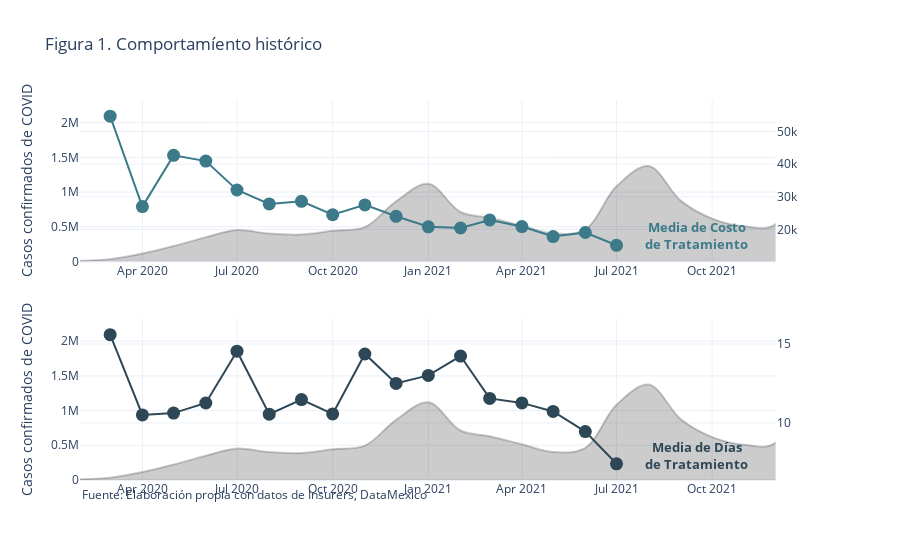

This figure's notebook cell:
### Markdown cell above
## Revisión de variación del costo de tratamiento en el tiempo por paciente

### Code cell
rDF = patientDF[patientDF['Interest Supplies'] == 'Insumo de Interes'].groupby('Ingress Month')['Treatment Cost'].mean()
rDF = rDF.reset_index()
gptDF = patientDF.groupby('Ingress Month')['Treatment Days'].mean().reset_index()

annotation1 = '<b>Media de Costo<br>de Tratamiento</br>'
annotation2 = '<b>Media de Días<br>de Tratamiento</b>'

fig = make_subplots(
    rows=2,
    specs=[[{"secondary_y": True}], [{"secondary_y": True}]]
    )

fig.add_trace(
        go.Scatter(
            x=rDF["Ingress Month"],
            y=rDF["Treatment Cost"],
            name='Mean Treatment Cost',
            marker=dict(size=13, color=CATEGORY_PALETTE[0]),
        ),
        row=1, col=1,
        secondary_y=True,
    )

fig.add_annotation(x='2021-07-01', y=rDF.iloc[-1, 1], text=annotation1, 
                   row=1, col=1, yref='y2', showarrow=False, yshift=25,
                   xshift=80, font=dict(color=CATEGORY_PALETTE[0], size=13))

fig.add_trace(
    go.Scatter(
        x=covidDF["Ingress Month"],
        y=covidDF["Cases"],
        name="Casos Confirmados de COVID",
        fill='tozeroy',
        fillcolor="rgba(0, 0, 0, 0.2)",
        marker_color="rgba(0, 0, 0, 0.2)",
        marker=dict(color="rgba(0, 0, 0, 0.2)"),
        line=dict(color="rgba(0, 0, 0, 0.2)"),
        line_shape="spline",
    ),
    secondary_y=False,
    row=1, col=1
)

fig.add_trace(
        go.Scatter(
            x=gptDF["Ingress Month"],
            y=gptDF["Treatment Days"],
            name='Mean Treatment Days',
            marker=dict(size=13, color=CATEGORY_PALETTE[2]),
        ),
        row=2, col=1,
        secondary_y=True,
    )

fig.add_annotation(x='2021-07-01', y=gptDF.iloc[-1, 1],
                   row=2, col=1, yshift=25, xshift=80,
                   text=annotation2, yref='y2', showarrow=False,
                   font=dict(color=CATEGORY_PALETTE[2], size=13))


fig.add_trace(
    go.Scatter(
        x=covidDF["Ingress Month"],
        y=covidDF["Cases"],
        name="Casos Confirmados de COVID",
        fill='tozeroy',
        fillcolor="rgba(0, 0, 0, 0.2)",
        marker_color="rgba(0, 0, 0, 0.2)",
        marker=dict(color="rgba(0, 0, 0, 0.2)"),
        line=dict(color="rgba(0, 0, 0, 0.2)"),
        line_shape="spline",
    ),
    secondary_y=False,
    row=2, col=1
)

fig.add_annotation(xref='paper', yref='paper', x=0, y=-0.065,
                   text='Fuente: Elaboración propia con datos de Insurers, DataMexico',
                   showarrow=False)

fig.update_layout(title_text="Figura 1. Comportamíento histórico", showlegend=False,
                  template="plotly_white",)
fig.update_xaxes(range=['2020-02-01', '2021-12-01'])
fig.update_yaxes(title_text="Casos confirmados de COVID", secondary_y=False)
fig.update_yaxes(title_text="", secondary_y=True)
fig.write_image("images/comportamiento_historico_Costo.png", height=800, width=1000)
fig.show()

### Figure 1 — Plotly figure (JSON) as saved in the notebook; plotly's stock layout.template omitted (floating-point values rounded to 4 significant figures)
{"data": [{"marker": {"color": "#3C7A89", "size": 13}, "name": "Mean Treatment Cost", "type": "scatter", "x": ["2020-03-01T00:00:00", "2020-04-01T00:00:00", "2020-05-01T00:00:00", "2020-06-01T00:00:00", "2020-07-01T00:00:00", "2020-08-01T00:00:00", "2020-09-01T00:00:00", "2020-10-01T00:00:00", "2020-11-01T00:00:00", "2020-12-01T00:00:00", "2021-01-01T00:00:00", "2021-02-01T00:00:00", "2021-03-01T00:00:00", "2021-04-01T00:00:00", "2021-05-01T00:00:00", "2021-06-01T00:00:00", "2021-07-01T00:00:00"], "xaxis": "x", "y": [54719, 27000.0, 42710.0, 40960.0, 32090.0, 27820.0, 28630.0, 24500.0, 27520.0, 24020.0, 20810.0, 20440.0, 22920.0, 20890.0, 17810.0, 19060.0, 15130.0], "yaxis": "y2"}, {"fill": "tozeroy", "fillcolor": "rgba(0, 0, 0, 0.2)", "line": {"color": "rgba(0, 0, 0, 0.2)", "shape": "spline"}, "marker": {"color": "rgba(0, 0, 0, 0.2)"}, "name": "Casos Confirmados de COVID", "type": "scatter", "x": ["2020-01", "2020-02", "2020-03", "2020-04", "2020-05", "2020-06", "2020-07", "2020-08", "2020-09", "2020-10", "2020-11", "2020-12", "2021-01", "2021-02", "2021-03", "2021-04", "2021-05", "2021-06", "2021-07", "2021-08", "2021-09", "2021-10", "2021-11", "2021-12", "2022-01", "2022-02", "2022-03", "2022-04", "2022-05", "2022-06", "2022-07"], "xaxis": "x", "y": [11612, 11549, 34280, 114145, 222141, 349339, 452124, 402369, 388148, 443498, 495214, 866707, 1118310, 713070, 631221, 514831, 402880, 464212, 1082811, 1374302, 873224, 617999, 506261, 539459, 2209861, 608476, 273702, 170249, 194814, 584804, 512740], "yaxis": "y"}, {"marker": {"color": "#2E4756", "size": 13}, "name": "Mean Treatment Days", "type": "scatter", "x": ["2020-03-01T00:00:00", "2020-04-01T00:00:00", "2020-05-01T00:00:00", "2020-06-01T00:00:00", "2020-07-01T00:00:00", "2020-08-01T00:00:00", "2020-09-01T00:00:00", "2020-10-01T00:00:00", "2020-11-01T00:00:00", "2020-12-01T00:00:00", "2021-01-01T00:00:00", "2021-02-01T00:00:00", "2021-03-01T00:00:00", "2021-04-01T00:00:00", "2021-05-01T00:00:00", "2021-06-01T00:00:00", "2021-07-01T00:00:00"], "xaxis": "x2", "y": [15.59, 10.51, 10.62, 11.26, 14.54, 10.55, 11.48, 10.57, 14.36, 12.5, 13.01, 14.24, 11.55, 11.27, 10.73, 9.452, 7.414], "yaxis": "y4"}, {"fill": "tozeroy", "fillcolor": "rgba(0, 0, 0, 0.2)", "line": {"color": "rgba(0, 0, 0, 0.2)", "shape": "spline"}, "marker": {"color": "rgba(0, 0, 0, 0.2)"}, "name": "Casos Confirmados de COVID", "type": "scatter", "x": ["2020-01", "2020-02", "2020-03", "2020-04", "2020-05", "2020-06", "2020-07", "2020-08", "2020-09", "2020-10", "2020-11", "2020-12", "2021-01", "2021-02", "2021-03", "2021-04", "2021-05", "2021-06", "2021-07", "2021-08", "2021-09", "2021-10", "2021-11", "2021-12", "2022-01", "2022-02", "2022-03", "2022-04", "2022-05", "2022-06", "2022-07"], "xaxis": "x2", "y": [11612, 11549, 34280, 114145, 222141, 349339, 452124, 402369, 388148, 443498, 495214, 866707, 1118310, 713070, 631221, 514831, 402880, 464212, 1082811, 1374302, 873224, 617999, 506261, 539459, 2209861, 608476, 273702, 170249, 194814, 584804, 512740], "yaxis": "y3"}], "layout": {"annotations": [{"font": {"color": "#3C7A89", "size": 13}, "showarrow": false, "text": "<b>Media de Costo<br>de Tratamiento</br>", "x": "2021-07-01", "xref": "x", "xshift": 80, "y": 15130.0, "yref": "y", "yshift": 25}, {"font": {"color": "#2E4756", "size": 13}, "showarrow": false, "text": "<b>Media de Días<br>de Tratamiento</b>", "x": "2021-07-01", "xref": "x2", "xshift": 80, "y": 7.414, "yref": "y3", "yshift": 25}, {"showarrow": false, "text": "Fuente: Elaboración propia con datos de Insurers, DataMexico", "x": 0, "xref": "paper", "y": -0.065, "yref": "paper"}], "showlegend": false, "title": {"text": "Figura 1. Comportamíento histórico"}, "xaxis": {"anchor": "y", "domain": [0, 0.94], "range": ["2020-02-01", "2021-12-01"]}, "xaxis2": {"anchor": "y3", "domain": [0, 0.94], "range": ["2020-02-01", "2021-12-01"]}, "yaxis": {"anchor": "x", "domain": [0.575, 1], "title": {"text": "Casos confirmados de COVID"}}, "yaxis2": {"anchor": "x", "overlaying": "y", "side": "right", "title": {"text": ""}}, "yaxis3": {"anchor": "x2", "domain": [0, 0.425], "title": {"text": "Casos confirmados de COVID"}}, "yaxis4": {"anchor": "x2", "overlaying": "y3", "side": "right", "title": {"text": ""}}}}
